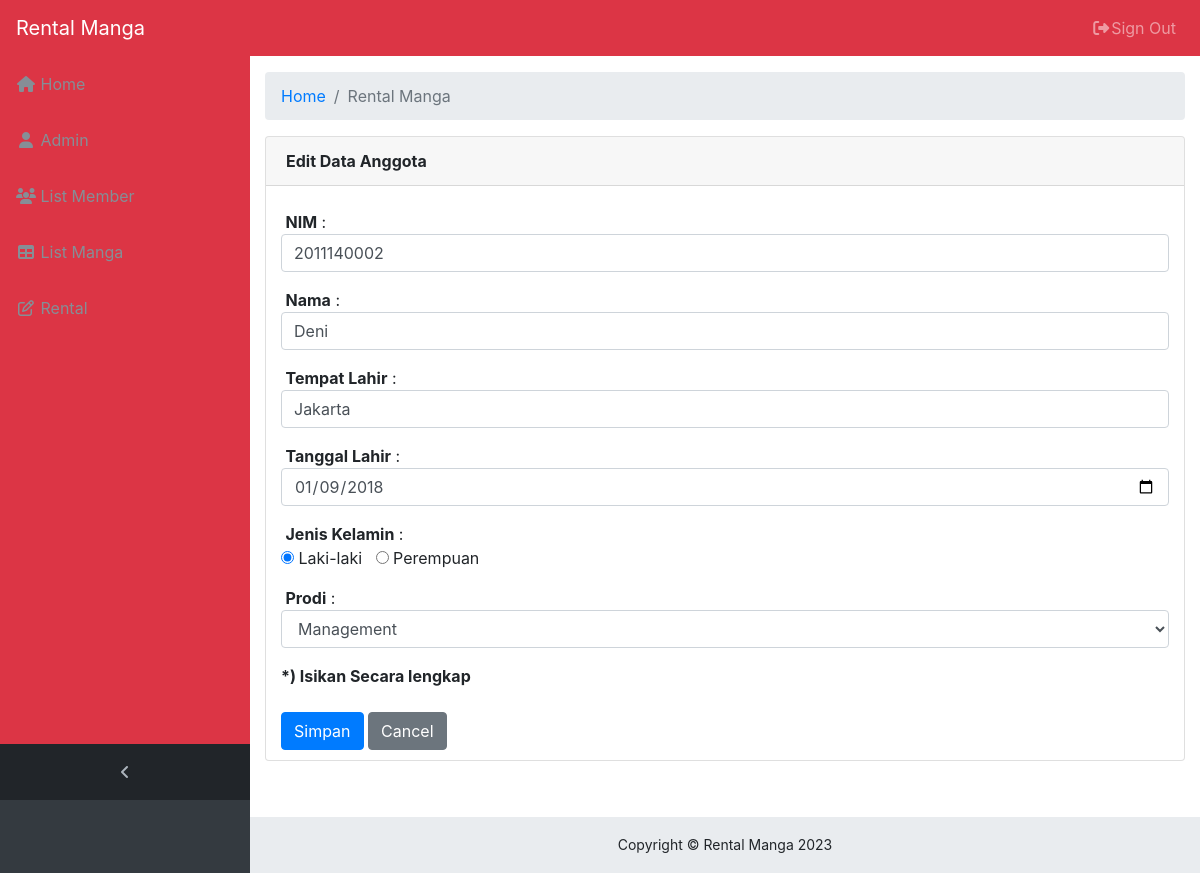
/master/master_admin.php?page=anggota&act=edit_anggota&NIM=2011140002, run on the app's committed database.
### tables this page shows
CREATE TABLE IF NOT EXISTS `tanggota` (
  `NIM` int(11) NOT NULL AUTO_INCREMENT,
  `Nama` varchar(250) NOT NULL,
  `TempatLahir` varchar(100) NOT NULL,
  `TanggalLahir` date NOT NULL,
  `JK` enum('Laki-laki','Perempuan') NOT NULL,
  `Prodi` enum('Teknik Informatika','Sistem Informasi','Teknik Mesin','Management','Sastra Inggris','Sastra Indonesia','Akutansi') NOT NULL,
  `CreatedDate` datetime NOT NULL,
  `CreatedUser` int(11) NOT NULL,
  `LastUpdateDate` datetime NOT NULL,
  `LastUpdateUser` int(11) NOT NULL,
  PRIMARY KEY (`NIM`)
);

### page/anggota/anggota.php (the view, shortened to what this page needs)
<?php
switch(@$_GET['act']) {
?>
<?php
  case "edit_anggota":
  $data = mysqli_fetch_array(mysqli_query($link, "SELECT * FROM tanggota WHERE NIM = '$_GET[NIM]'"));
    echo "<form method='POST' action='page/anggota/aksi_anggota.php?page=anggota&act=update&NIM=$_GET[NIM]'>
          <div class='card mb-3'>
            <div class='card-header'><strong>Edit Data Anggota</strong></div>
            <div class='panel-body'>
                <div class='col-md-12'>&nbsp;
                    <form>
                    <tr>
                      <td><div class='form-group'>&nbsp;<b>NIM</b></td>
                        <td>:</td>
                        <td><input class='form-control' name='NIM' value='$data[NIM]' readolny /></td>
                          </div>
                    </tr>
                    <tr>
                      <td><div class='form-group'>&nbsp;<b>Nama</b></td>
                        <td>:</td>
                        <td><input class='form-control' name='Nama' value='$data[Nama]' /></td>
                          </div>
                    </tr>
                      <tr>
                      <td><div class='form-group'>&nbsp;<b>Tempat Lahir</b></td>
                        <td>:</td>
                        <td><input class='form-control' name='TempatLahir' value='$data[TempatLahir]' /></td>
                          </div>
                    </tr>
                    <tr>
                      <td><div class='form-group'>&nbsp;<b>Tanggal Lahir</b></td>
                        <td>:</td>
                        <td><input class='form-control' name='TanggalLahir' type='date' value='$data[TanggalLahir]' /></td>
                          </div>
                    </tr>
                    <tr>
                      <td><div class='form-group'>&nbsp;<b>Jenis Kelamin</b></td>
                        <td>:</td><br>";
                        $JK=$data['JK'];
                        if ($JK=='Laki-laki') {
                          echo "<td><input type='radio' name='JK' value='Laki-laki' checked /> Laki-laki &nbsp";
                          echo "    <input type='radio' name='JK' value='Perempuan' /> Perempuan";
                        }
                        else if ($JK=='Perempuan') {
                          echo "<td><input type='radio' name='JK' value='Laki-laki' /> Laki-laki &nbsp";
                          echo "    <input type='radio' name='JK' value='Perempuan' checked /> Perempuan";
                        }
                    echo "   </td></div>
                    </tr>
                    <tr>
                      <td><div class='form-group'>&nbsp;<b>Prodi</b></td>
                        <td>:</td>
                        <td><select class='form-control' name='Prodi' />
                                  <option value='Prodi'>Pilih Prodi</option>";
                                  $Prodi=$data['Prodi'];
                                  if ($Prodi=='Teknik Informatika') {
                                  echo "<option value='Teknik Informatika' selected>Teknik Informatika</option>";
                                  echo "<option value='Sistem Informasi'>Sistem Informasi</option>";
                                  echo "<option value='Teknik Mesin'>Teknik Mesin</option>";
                                  echo "<option value='Management'>Management</option>";
                                  echo "<option value='Akutansi'>Akutansi</option>";
                                  echo "<option value='Sastra Inggris'>Sastra Inggris</option>";
                                  echo "<option value='Sastra Indonesia'>Sastra Indonesia</option>";
                                  }
                                  else if ($Prodi=='Management') {
                                  echo "<option value='Management' selected>Management</option>";
                                  }
                    echo "  </select>
                        </td> </div>
                    </tr>
                    <tr>
                      <td colspan=3><b>*) Isikan Secara lengkap</b></td>
                    </tr>
                    <tr><br><br>
                      <input type='submit' name='simpan' value='Simpan' class='btn btn-primary' style='margin-bottom: 10px;' />
                      <a href='javascript:history.go(-1)'><input type='button' name='cancel' value='Cancel' class='btn btn-secondary' data-dismiss='modal' style='margin-bottom: 10px;' /></a>
                    </tr>
                </div>
            </div>
          </div>
    </form>
    ";
  echo "<p>&nbsp;</p>";
  break;
?>
<?php
}
?>

### css/sb-admin.css (style rules this page uses)
html { position: relative; min-height: 100%; }
body { overflow-x: hidden; }
body.sticky-footer { margin-bottom: 56px; }
body.fixed-nav { padding-top: 56px; }

### data on the page
tanggota: NIM "2011140002", Nama "Deni", TempatLahir "Jakarta", TanggalLahir "01/09/2018", Prodi "Management"
